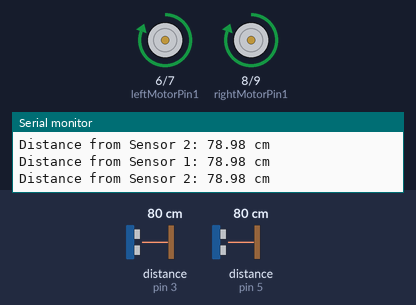
A sketch run on a simulated Arduino Uno, built with avr-gcc and run on an emulated ATmega328P. Shown: motor-driver pin pairs drawn as motors (green arrow = first pin HIGH = forward, orange = second pin HIGH = backward, longer = more drive), the last lines printed to the serial monitor. Wiring (inferred from the names in the program): 2 × ultrasonic range finder: trigger pin 2, echo pin 3 / trigger pin 4, echo pin 5. The inputs (shaded band) are chosen by the test bench; at power-on: distance to the obstacle (sensors on pin 3, pin 5) 80 cm. The echo pulse lasts 58.3 µs per cm.

Above: at 1.2 s.
1.3 s: distance to the obstacle (sensor on pin 3) set to 23 cm
4.3 s: distance to the obstacle (sensor on pin 3) set to 18 cm
At 4.7 s:
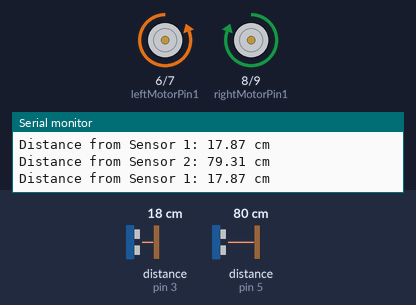
5.8 s: distance to the obstacle (sensor on pin 5) set to 23 cm
8.8 s: distance to the obstacle (sensor on pin 5) set to 18 cm
At 9.3 s:
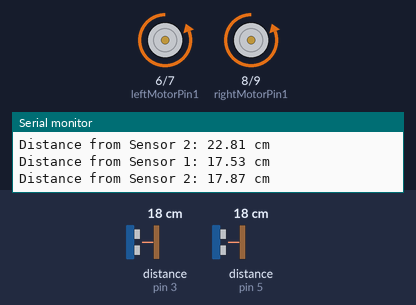
11.8 s: distance to the obstacle (sensor on pin 5) set to 35 cm
At 12.8 s:
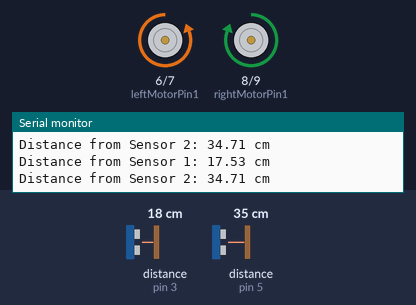
13.4 s: distance to the obstacle (sensor on pin 5) set to 2 cm
At 13.9 s:
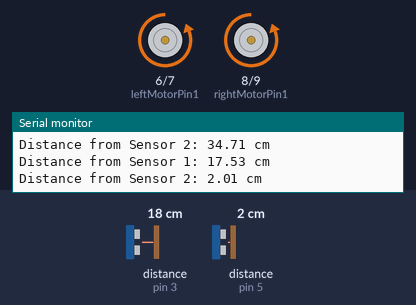
Timing chart, 0 to 16.4 s (numbered marks = the images above; inputs shaded):
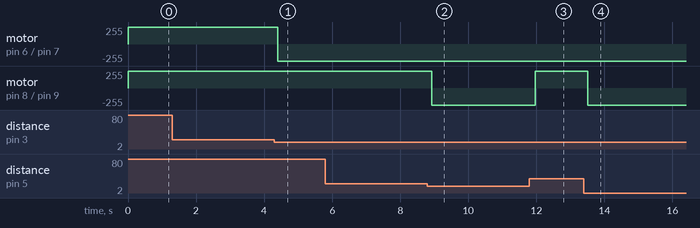

Measured:
- the behaviour switches between 21 and 20 cm on distance to the obstacle (sensor on pin 3) (found by bisection; images 0 and 1)
- the behaviour switches between 21 and 20 cm on distance to the obstacle (sensor on pin 5) (found by bisection; images 1 and 2)
- after the input at 4.3 s, motor on pin 6 (leftMotorPin1) / pin 7 (leftMotorPin2): forward 255/255 → backward 255/255 after 0.10 s
- after the input at 8.8 s, motor on pin 8 (rightMotorPin1) / pin 9 (rightMotorPin2): forward 255/255 → backward 255/255 after 0.12 s
- after the input at 11.8 s, motor on pin 8 (rightMotorPin1) / pin 9 (rightMotorPin2): backward 255/255 → forward 255/255 after 0.16 s
- after the input at 13.4 s, motor on pin 8 (rightMotorPin1) / pin 9 (rightMotorPin2): forward 255/255 → backward 255/255 after 0.12 s

The sketch:

Obstacle_Avoidance_2_SENSORS_GPT.ino
```cpp
// Ultrasonic sensor pins
const int trigPin1 = 2; // Trigger pin for sensor 1
const int echoPin1 = 3; // Echo pin for sensor 1
const int trigPin2 = 4; // Trigger pin for sensor 2
const int echoPin2 = 5; // Echo pin for sensor 2

// Motor control pins
const int leftMotorPin1 = 6; // Motor 1 control pin 1
const int leftMotorPin2 = 7; // Motor 1 control pin 2
const int rightMotorPin1 = 8; // Motor 2 control pin 1
const int rightMotorPin2 = 9; // Motor 2 control pin 2

void setup() {
  // Ultrasonic sensor pins
  pinMode(trigPin1, OUTPUT);
  pinMode(echoPin1, INPUT);
  pinMode(trigPin2, OUTPUT);
  pinMode(echoPin2, INPUT);

  // Motor control pins
  pinMode(leftMotorPin1, OUTPUT);
  pinMode(leftMotorPin2, OUTPUT);
  pinMode(rightMotorPin1, OUTPUT);
  pinMode(rightMotorPin2, OUTPUT);

  // Initialize the serial communication
  Serial.begin(9600);
}

void loop() {
  // Measure distances from ultrasonic sensors
  float distance1 = getDistance(trigPin1, echoPin1);
  float distance2 = getDistance(trigPin2, echoPin2);

  // Print the distances
  Serial.print("Distance from Sensor 1: ");
  Serial.print(distance1);
  Serial.println(" cm");

  Serial.print("Distance from Sensor 2: ");
  Serial.print(distance2);
  Serial.println(" cm");

  // Check if obstacles are within range
  if (distance1 < 20 && distance2 < 20) {
    // Reverse and turn right
    backward();
    delay(500);
    turnRight();
  } else if (distance1 < 20) {
    // Turn left
    turnLeft();
  } else if (distance2 < 20) {
    // Turn right
    turnRight();
  } else {
    // Move forward
    forward();
  }
}

// Function to measure distance using ultrasonic sensor
float getDistance(int trigPin, int echoPin) {
  digitalWrite(trigPin, LOW);
  delayMicroseconds(2);

  digitalWrite(trigPin, HIGH);
  delayMicroseconds(10);
  digitalWrite(trigPin, LOW);

  long duration = pulseIn(echoPin, HIGH);

  // Calculate the distance
  float distance = duration * 0.034 / 2;
  return distance;
}

// Function to move forward
void forward() {
  digitalWrite(leftMotorPin1, HIGH);
  digitalWrite(leftMotorPin2, LOW);
  digitalWrite(rightMotorPin1, HIGH);
  digitalWrite(rightMotorPin2, LOW);
}

// Function to move backward
void backward() {
  digitalWrite(leftMotorPin1, LOW);
  digitalWrite(leftMotorPin2, HIGH);
  digitalWrite(rightMotorPin1, LOW);
  digitalWrite(rightMotorPin2, HIGH);
}

// Function to turn left
void turnLeft() {
  digitalWrite(leftMotorPin1, LOW);
  digitalWrite(leftMotorPin2, HIGH);
  digitalWrite(rightMotorPin1, HIGH);
  digitalWrite(rightMotorPin2, LOW);
}

// Function to turn right
void turnRight() {
  digitalWrite(leftMotorPin1, HIGH);
  digitalWrite(leftMotorPin2, LOW);
  digitalWrite(rightMotorPin1, LOW);
  digitalWrite(rightMotorPin2, HIGH);
}
```
